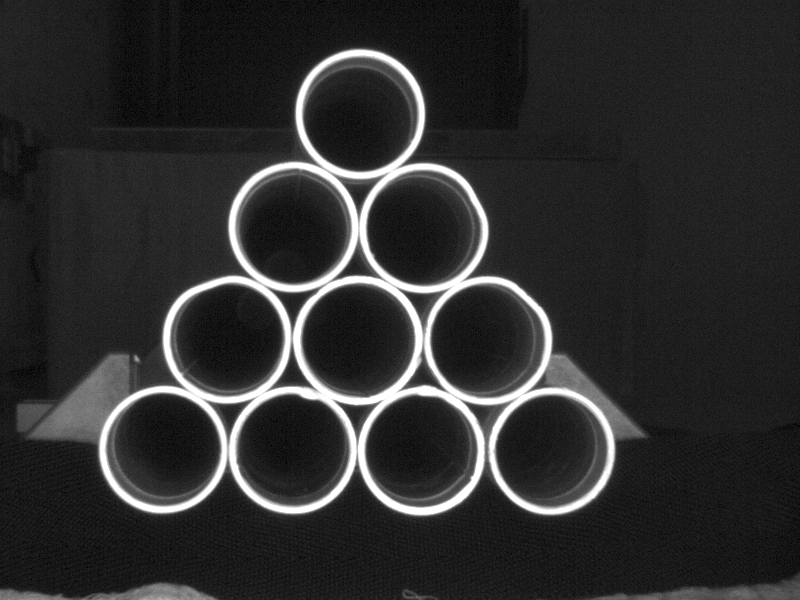
#> input picture data/image/240105_2.bmp, 800 x 600 px, found by its file name
$ python polar_defect_detect.py
#> lines starting #> are read from the running program, lines starting #| are printed output that depends on the picture; after the words box and inside, x2 and y2 are one past the last pixel; in counts of white or black regions, pixels touching at a corner belong together
#> further down, frame is the input picture: shape (600, 800, 3); min 0, max 255, mean 46.7
import cv2
import numpy as np
import math

def nothing(x):
    pass

# 极坐标转换函数
def polar_transform_2(circles,frame_copy,roi_scale_factor):
    transformed_images = []  # 創建一個列表來存儲每個圓的轉換結果
    for i in range(len(circles)):
        X = int(np.round(circles[i][0]))
        Y = int(np.round(circles[i][1]))
        center = (X, Y)  # 圓心坐標
        print(i,X)
        # 計算新的ROI大小
        R = int(np.round(circles[i][2]))
        new_R = int(R * roi_scale_factor)

        # 調整ROI的位置和大小
        ROI = frame_copy[Y - new_R:Y + new_R, X - new_R:X + new_R]

        trans_center = (new_R, new_R)  # 新的ROI區域內的中心坐標
        dst = cv2.warpPolar(ROI, (300, 600), trans_center, new_R, cv2.INTER_LINEAR + cv2.WARP_POLAR_LINEAR)
        transformed_images.append(dst)
    return transformed_images

#缺陷檢測
def defect_detect(polar_img):
    transformed_images = []
    total_contour_area_list = []

    for img in polar_img:
        # 確保圖像是單通道的，如果不是，轉換為灰度圖
        if len(img.shape) == 3:
            img = cv2.cvtColor(img, cv2.COLOR_BGR2GRAY)

        # 對每個圖像進行模糊
        blurred_roi = cv2.blur(img, (3, 501))
        # 對當前ROI區域和模糊後的ROI區域進行差分操作
        diff_roi = cv2.absdiff(img, blurred_roi)
        # 進行二值化操作
        _, binary_roi = cv2.threshold(diff_roi, threshold_value_for_diff, 255, cv2.THRESH_BINARY)
        # 添加二值化後的圖像到列表中
        transformed_images.append(binary_roi)
        # 如果需要尋找輪廓，可以在這裡添加對應的代碼
        contours, _ = cv2.findContours(binary_roi, cv2.RETR_EXTERNAL, cv2.CHAIN_APPROX_SIMPLE)
        # 計算每個輪廓的面積並累加到總和中
        total_contour_area = sum(cv2.contourArea(contour) for contour in contours)
        if total_contour_area > 300:
            total_contour_area_list.append(False)
        else:
            total_contour_area_list.append(True)
    print(total_contour_area_list)
    return transformed_images,total_contour_area_list

# 設定一個閾值，用於決定兩個圓形是否在垂直方向上足夠接近
y_threshold = 10  # 這個值可以根據您的具體需求進行調整

def sort_circles(circles):
    # 首先按 y 坐標排序
    sorted_circles = sorted(circles, key=lambda c: c[1])

    # 現在處理那些在垂直方向上足夠接近的圓形
    for i in range(len(sorted_circles) - 1):
        if abs(sorted_circles[i][1] - sorted_circles[i + 1][1]) < y_threshold:
            # 如果兩個圓形在 y 方向上足夠接近，則根據 x 坐標進行排序
            if sorted_circles[i][0] > sorted_circles[i + 1][0]:
                sorted_circles[i], sorted_circles[i + 1] = sorted_circles[i + 1], sorted_circles[i]

    return sorted_circles


# 检测圆形的函数
def detect_circles(minDist, param1, param2, threshold_value):
#> called with minDist = 85, param1 = 60, param2 = 24, threshold_value = 152
    global frame
    frame_copy = frame.copy()
    #--------------------------------------------------------
    gray = cv2.cvtColor(frame_copy, cv2.COLOR_BGR2GRAY)
    #--------------------------------------------------------
    # 指定中值濾波的核大小，通常為奇數
    kernel_size = 3
    median_blur_frame = cv2.medianBlur(gray, kernel_size)
    #--------------------------------------------------------
    _, thresholded = cv2.threshold(median_blur_frame, threshold_value, 255, cv2.THRESH_BINARY)
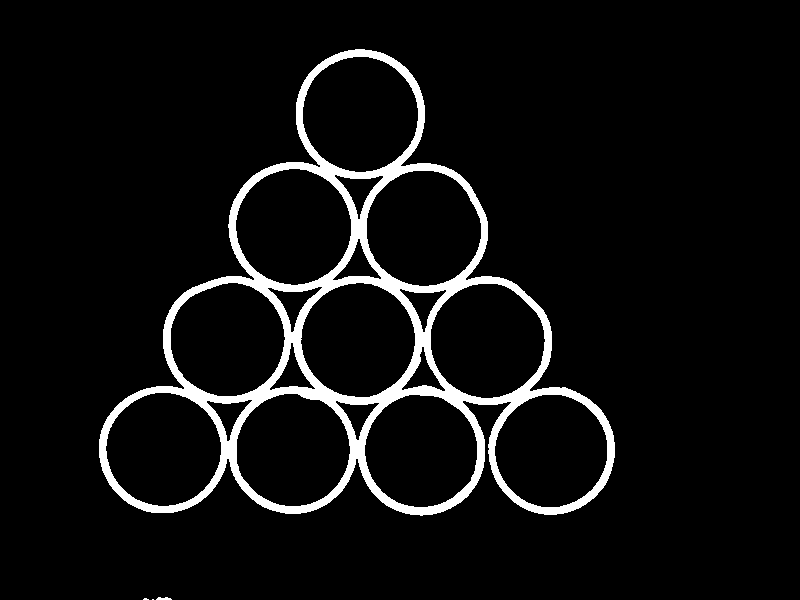
#> thresholded: shape (600, 800); 6.1% white; 4 white regions (2 under 20 px), largest, box (x1, y1, x2, y2) and area: (99, 49, 615, 516) 29245, (156, 597, 172, 600) 36
    #--------------------------------------------------------
    # 定義開運算的核（可以根據需求調整核的大小）
    kernel = np.ones((3, 3), np.uint8)
    # 使用開運算處理圖像
    opening = cv2.morphologyEx(thresholded, cv2.MORPH_OPEN, kernel)
#> opening: shape (600, 800); 6.1% white; 3 white regions (1 under 20 px)
    #--------------------------------------------------------
    contours, _ = cv2.findContours(opening, cv2.RETR_LIST, cv2.CHAIN_APPROX_SIMPLE)
#> contours = 21 contours, 2 with area under 20; largest, box (x1, y1, x2, y2) and area: (99, 49, 615, 516) 134818, (302, 56, 419, 173) 10559, (235, 168, 352, 286) 10540, (366, 170, 482, 287) 10486, (430, 283, 546, 399) 10318
    # 找到最大面积的轮廓
    max_contour = max(contours, key=cv2.contourArea)
#> max_contour = contour of 993 points, box (x1, y1, x2, y2) (99, 49, 615, 516), area 134818

    # 创建一个空白图像
    result = np.zeros_like(frame)

    # 绘制除了最大面积轮廓以外的其他轮廓
    for contour in contours:
        if contour is not max_contour:
            cv2.drawContours(result, [contour], 0, 255, 1)
#> this loop made 21 passes
#> contour on pass 1: [[144, 598], [144, 599], [146, 599], [146, 598]]

    # 显示结果图像
    cv2.imshow("Result Image", result)
    result = cv2.cvtColor(result, cv2.COLOR_BGR2GRAY)
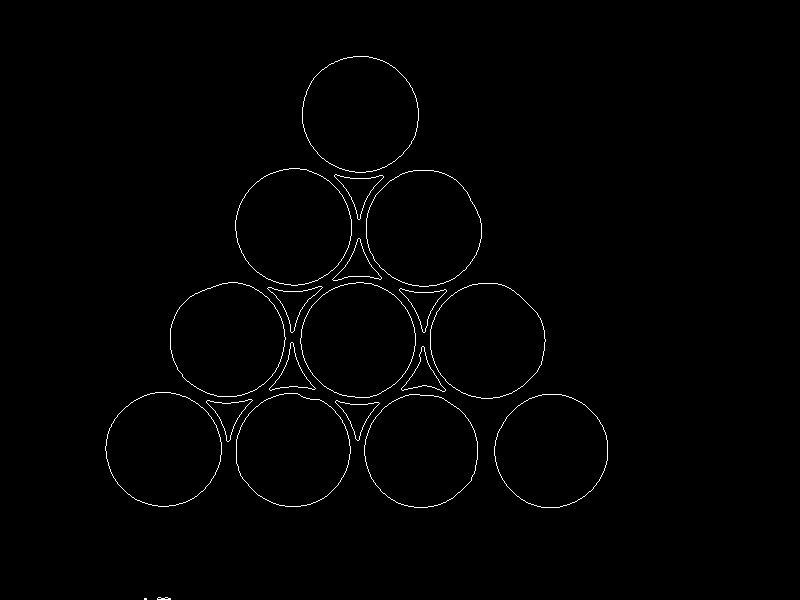
#> result: shape (600, 800); values 0 (black) and 29 (white), 0.9% white in thin lines or dots, all inside (x1, y1, x2, y2) = (105, 56, 608, 600)
    #--------------------------------------------------------
    circles = cv2.HoughCircles(result, cv2.HOUGH_GRADIENT, dp=1, minDist=minDist,
                               param1=param1, param2=param2, minRadius=minRadius, maxRadius=maxRadius)
#> circles = [[357.5, 339.5, 58], [422.5, 228.5, 57.8], [227.5, 340.5, 57], [293.5, 227.5, 58.1], [360.5, 114.5, 58.2], [486.5, 339.5, 57.4], [421.5, 450.5, 56.2], [164.5, 448.5, 57.2], [291.5, 449.5, 56.9], [549.5, 450.5, 55.8]]
    if circles is not None:
        # 将圆形按照 x 和 y 坐标排序
        circles = np.round(circles[0, :]).astype("int")
#> circles = [[358, 340, 58], [422, 228, 58], [228, 340, 57], [294, 228, 58], [360, 114, 58], [486, 340, 57], [422, 450, 56], [164, 448, 57], [292, 450, 57], [550, 450, 56]]
        circles_sorted = sort_circles(circles)
#> in sort_circles, `sorted_circles = sorted(circles, key=lambda c: c[1])`: sorted_circles = [[360, 114, 58], [422, 228, 58], [294, 228, 58], [358, 340, 58], [228, 340, 57], [486, 340, 57], [164, 448, 57], [422, 450, 56], [292, 450, 57], [550, 450, 56]]
#> the loop in sort_circles, `for i in range(len(sorted_circles) - 1):` made 9 passes
#> after the loop in sort_circles, `for i in range(len(sorted_circles) - 1):`: sorted_circles = [[360, 114, 58], [294, 228, 58], [422, 228, 58], [228, 340, 57], [358, 340, 58], [486, 340, 57], [164, 448, 57], [292, 450, 57], [422, 450, 56], [550, 450, 56]]
#> circles_sorted has the same summary as sorted_circles in sort_circles
        # 极坐标转换
        polar_img = polar_transform_2(circles_sorted,frame,(1+roi_scale_factor/10))
#> the loop in polar_transform_2, `for i in range(len(circles)):` made 10 passes
#> (X, Y, R, new_R, trans_center) on passes 1 to 8: (360, 114, 58, 63, (63, 63)), (294, 228, 58, 63, (63, 63)), (422, 228, 58, 63, (63, 63)), (228, 340, 57, 62, (62, 62)), (358, 340, 58, 63, (63, 63)), (486, 340, 57, 62, (62, 62)), (164, 448, 57, 62, (62, 62)), (292, 450, 57, 62, (62, 62))
#> (printed output is left out)
#> pass 1, in polar_transform_2, `ROI = frame_copy[Y - new_R:Y + new_R, X - new_R:X + new_R]`:
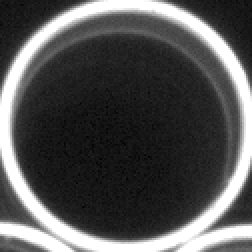
#> ROI: shape (126, 126, 3) (shown 2 times larger); min 2, max 255, mean 82.9
#> pass 1, in polar_transform_2, `dst = cv2.warpPolar(ROI, (300, 600), trans_center, new_R, cv2.INTER_LI..`:
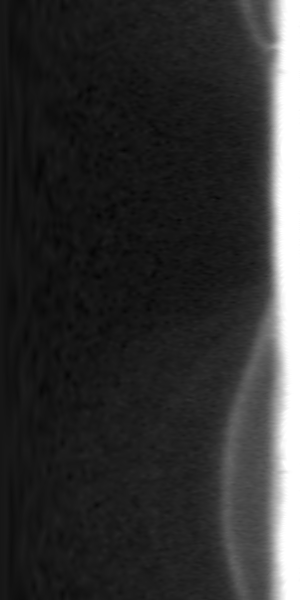
#> dst: shape (600, 300, 3); min 3, max 255, mean 49.7
#> after the loop in polar_transform_2, `for i in range(len(circles)):`:
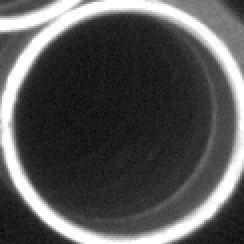
#> ROI: shape (122, 122, 3) (shown 2 times larger); min 5, max 255, mean 84.4
#> after the loop in polar_transform_2, `for i in range(len(circles)):`: transformed_images = 10 items
#> polar_img = 10 items
        diff_binary,area= defect_detect(polar_img)
#> the loop in defect_detect, `for img in polar_img:` made 10 passes
#> total_contour_area on passes 2, 3, 4, 6, 8, 9, 10: 177, 94.5, 214.5, 99.5, 308.5, 144.5, 271.5
#> after the loop in defect_detect, `for img in polar_img:`:
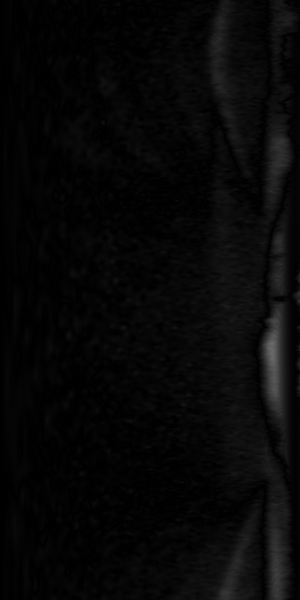
#> diff_roi: shape (600, 300); min 0, max 108, mean 7.1
#> after the loop in defect_detect, `for img in polar_img:`: total_contour_area_list = [True, True, True, True, True, True, True, False, True, True]; transformed_images = 10 items
#| [True, True, True, True, True, True, True, False, True, True]
#> diff_binary = 10 items; area has the same summary as total_contour_area_list in defect_detect
        for i, (x, y, r) in enumerate(circles_sorted):
            # 绘制检测到的圆形
            cv2.circle(frame_copy, (x, y), r, (0, 255, 0), 4)
            cv2.circle(frame_copy, (x, y), 5, (0, 255, 0), -1)
            text = f"Circle {i}:{area[i]}"
            if area[i] == True:
                cv2.putText(frame_copy, text, (x - 50, y - 20), cv2.FONT_HERSHEY_SIMPLEX, 0.5, (0, 255, 0), 2)
            else:
                cv2.putText(frame_copy, text, (x - 50, y - 20), cv2.FONT_HERSHEY_SIMPLEX, 0.5, (0, 0, 255), 2)

            cv2.imshow(f"Polar Transform Circle {i}", polar_img[i])
            cv2.resizeWindow(f"Polar Transform Circle {i}", 800, 600)
            cv2.imshow(f"diff {i}",diff_binary[i])
#> this loop made 10 passes
#> (x, y, r, text) on passes 1 to 8: (360, 114, 58, 'Circle 0:True'), (294, 228, 58, 'Circle 1:True'), (422, 228, 58, 'Circle 2:True'), (228, 340, 57, 'Circle 3:True'), (358, 340, 58, 'Circle 4:True'), (486, 340, 57, 'Circle 5:True'), (164, 448, 57, 'Circle 6:True'), (292, 450, 57, 'Circle 7:False')
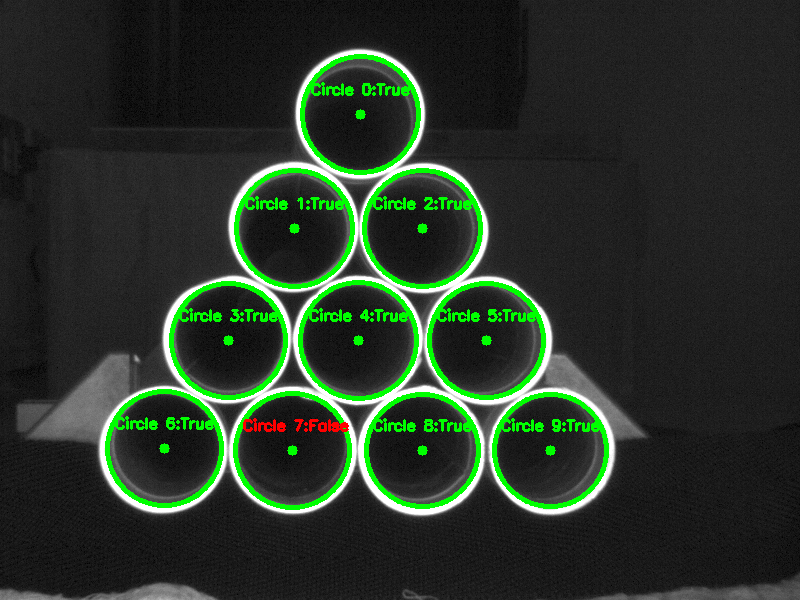
#> frame_copy: shape (600, 800, 3); mean B, G, R 39.8, 52.6, 40.2


        # 显示结果
        cv2.imshow("Detected Circles", frame_copy)
        cv2.imshow("Thresholded", thresholded)

    else:
        print("未检测到圆形")
        cv2.imshow("Thresholded", thresholded)
        cv2.imshow("Detected Circles", frame_copy)
    #--------------------------------------------------------


# 读取
frame = cv2.imread(".//data//image//240105_2.bmp")
# 初始參數
minDist = 85
param1 = 60
param2 = 24
threshold_value = 152
erosion_iterations = 1
minRadius = 1
maxRadius = 200
roi_scale_factor = 1
threshold_value_for_diff = 80
# 建立trakbar
cv2.namedWindow('Detected Circles')
cv2.createTrackbar('minDist', 'Detected Circles', minDist, 255, nothing)
cv2.createTrackbar('param1', 'Detected Circles', param1, 255, nothing)
cv2.createTrackbar('param2', 'Detected Circles', param2, 255, nothing)
cv2.createTrackbar('threshold_value', 'Detected Circles', threshold_value, 255, nothing)
cv2.createTrackbar('minRadius', 'Detected Circles', minRadius, 255, nothing)
cv2.createTrackbar('maxRadius', 'Detected Circles', maxRadius, 255, nothing)
cv2.createTrackbar('roi_scale_factor', 'Detected Circles', roi_scale_factor, 10, nothing)
cv2.createTrackbar('threshold_value_for_diff', 'Detected Circles', threshold_value_for_diff, 255, nothing)

while True:

    minDist = cv2.getTrackbarPos('minDist', 'Detected Circles')
    param1 = cv2.getTrackbarPos('param1', 'Detected Circles')
    param2 = cv2.getTrackbarPos('param2', 'Detected Circles')
    threshold_value = cv2.getTrackbarPos('threshold_value', 'Detected Circles')
    minRadius = cv2.getTrackbarPos('minRadius', 'Detected Circles')
    maxRadius = cv2.getTrackbarPos('maxRadius', 'Detected Circles')
    roi_scale_factor = cv2.getTrackbarPos('roi_scale_factor', 'Detected Circles')
    threshold_value_for_diff = cv2.getTrackbarPos('threshold_value_for_diff', 'Detected Circles')

    detect_circles(minDist, param1, param2, threshold_value)

    if cv2.waitKey(1) & 0xFF == ord('q'):
#> (key q is pressed here)
        break

cv2.destroyAllWindows()

$ run again, with data/image/240105_1.bmp copied over data/image/240105_2.bmp
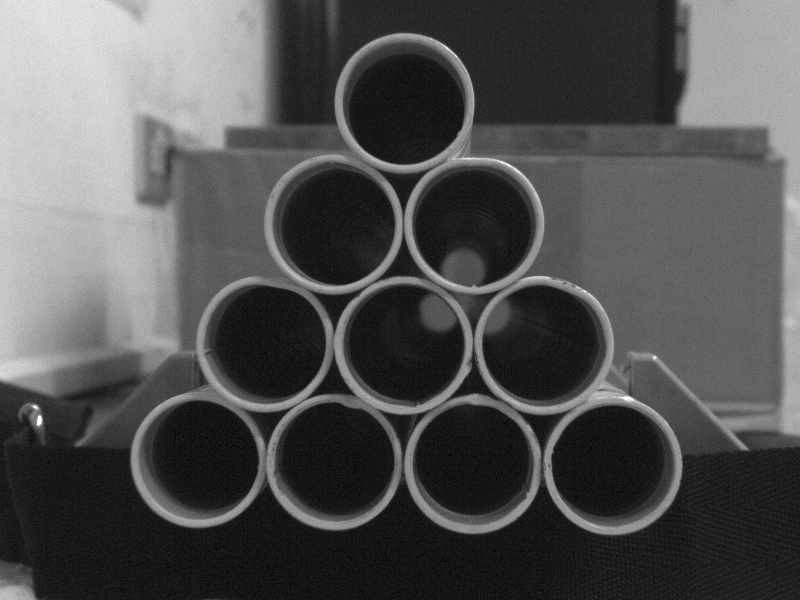
#> input picture data/image/240105_1.bmp, 800 x 600 px, found by its file name
#> frame is the input picture: shape (600, 800, 3); min 0, max 255, mean 81.8
#> in detect_circles, `_, thresholded = cv2.threshold(median_blur_frame, threshold_value, 255..`:
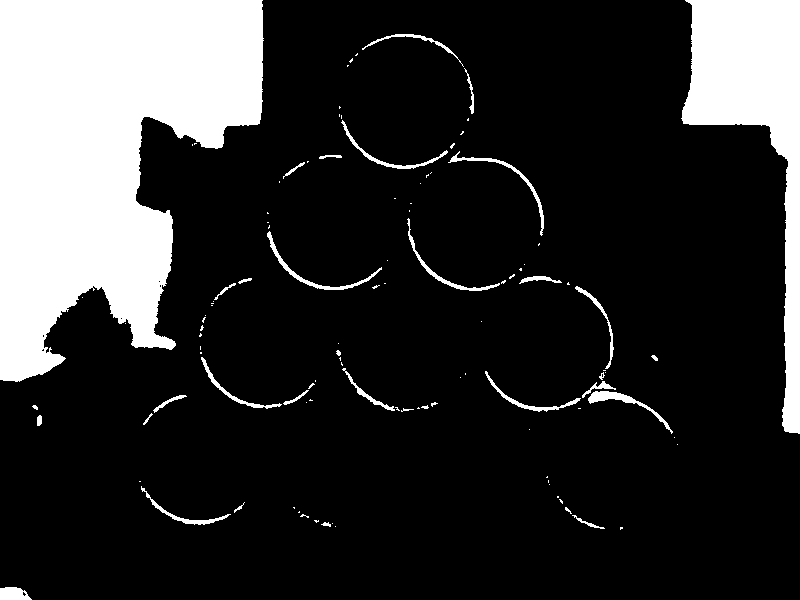
#> thresholded: shape (600, 800); 19.1% white; 109 white regions (77 under 20 px), largest, box (x1, y1, x2, y2) and area: (0, 0, 264, 382) 66661, (681, 0, 800, 434) 18812, (267, 231, 382, 290) 533
#> opening: shape (600, 800); 18.7% white; 68 white regions (29 under 20 px)
#> in detect_circles, `contours, _ = cv2.findContours(opening, cv2.RETR_LIST, cv2.CHAIN_APPRO..`: contours = 70 contours, 39 with area under 20; largest, box (x1, y1, x2, y2) and area: (0, 0, 263, 382) 65834, (682, 0, 800, 434) 18252, (267, 232, 369, 290) 365, (588, 391, 636, 403) 320, (0, 587, 31, 600) 279
#> max_contour = contour of 395 points, box (x1, y1, x2, y2) (0, 0, 263, 382), area 65834
#> the loop in detect_circles, `for contour in contours:` made 70 passes
#> contour on passes 3, 4, 5, 8, 11, 12, 25, 27: [[323, 523], [323, 525], [328, 525], [328, 523]], [[578, 518], [578, 520], [580, 520], [580, 518]], [[239, 506], [239, 508], [241, 508], [241, 506]], [[142, 488], [142, 490], [144, 490], [144, 488]], [[424, 406], [424, 408], [427, 408], [427, 406]], [[561, 405], [561, 407], [563, 407], [563, 405]], [[497, 389], [497, 391], [499, 391], [499, 389]], [[593, 385], [593, 387], [595, 387], [595, 385]]
#> in detect_circles, `circles = cv2.HoughCircles(result, cv2.HOUGH_GRADIENT, dp=1, minDist=m..`: circles = [[472.5, 238.5, 52.4]]
#> in detect_circles, `circles = np.round(circles[0, :]).astype("int")`: circles = [[472, 238, 52]]
#> the loop in polar_transform_2, `for i in range(len(circles)):` made 1 pass
#> (X, Y, R, new_R, trans_center) on pass 1: (472, 238, 52, 57, (57, 57))
#> (printed output is left out)
#> after the loop in polar_transform_2, `for i in range(len(circles)):`: transformed_images = 1 item
#> the loop in defect_detect, `for img in polar_img:` made 1 pass
#> total_contour_area on pass 1: 3140
#> pass 1, in defect_detect, `_, binary_roi = cv2.threshold(diff_roi, threshold_value_for_diff, 255,..`:
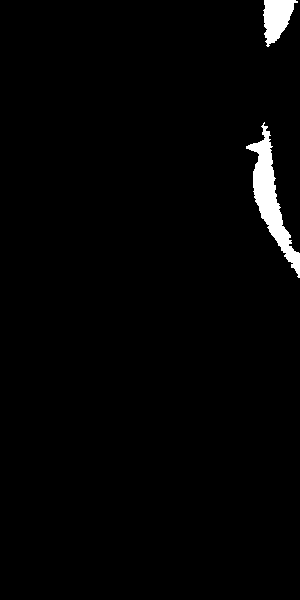
#> binary_roi: shape (600, 300); 1.9% white; 2 white regions, box (x1, y1, x2, y2) and area: (246, 122, 300, 278) 2392, (263, 0, 298, 47) 1001
#> after the loop in defect_detect, `for img in polar_img:`: total_contour_area_list = [False]; transformed_images = 1 item
#| [False]
#> area = [False]
#> the loop in detect_circles, `for i, (x, y, r) in enumerate(circles_sorted):` made 1 pass
#> (x, y, r, text) on pass 1: (472, 238, 52, 'Circle 0:False')
